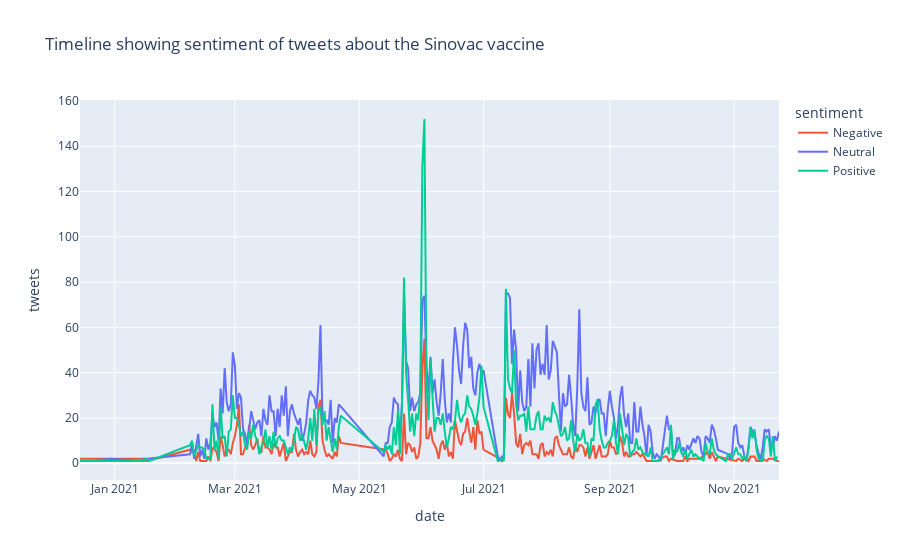

Source (notebook cell):
### Markdown cell above
#### Sinovac

### Code cell
sinovac = filtered_timeline(df_tweets, 'sinovac', title='Sinovac')

### Figure 1 — Plotly figure (JSON) as saved in the notebook; plotly's stock layout.template omitted (floating-point values rounded to 4 significant figures; data arrays with more than 128 entries replaced by an {"elided": "..."} marker saying what was removed)
{"data": [{"hovertemplate": "sentiment=Negative<br>date=%{x}<br>tweets=%{y}<extra></extra>", "legendgroup": "Negative", "line": {"color": "#EF553B", "dash": "solid"}, "marker": {"symbol": "circle"}, "mode": "lines", "name": "Negative", "orientation": "v", "showlegend": true, "type": "scatter", "x": {"elided": "240 str values"}, "xaxis": "x", "y": {"elided": "240 int values"}, "yaxis": "y"}, {"hovertemplate": "sentiment=Neutral<br>date=%{x}<br>tweets=%{y}<extra></extra>", "legendgroup": "Neutral", "line": {"color": "#636EFA", "dash": "solid"}, "marker": {"symbol": "circle"}, "mode": "lines", "name": "Neutral", "orientation": "v", "showlegend": true, "type": "scatter", "x": {"elided": "266 str values"}, "xaxis": "x", "y": {"elided": "266 int values"}, "yaxis": "y"}, {"hovertemplate": "sentiment=Positive<br>date=%{x}<br>tweets=%{y}<extra></extra>", "legendgroup": "Positive", "line": {"color": "#00CC96", "dash": "solid"}, "marker": {"symbol": "circle"}, "mode": "lines", "name": "Positive", "orientation": "v", "showlegend": true, "type": "scatter", "x": {"elided": "259 str values"}, "xaxis": "x", "y": {"elided": "259 int values"}, "yaxis": "y"}], "layout": {"legend": {"title": {"text": "sentiment"}, "tracegroupgap": 0}, "title": {"text": "Timeline showing sentiment of tweets about the Sinovac vaccine"}, "xaxis": {"anchor": "y", "domain": [0, 1], "title": {"text": "date"}}, "yaxis": {"anchor": "x", "domain": [0, 1], "title": {"text": "tweets"}}}}
